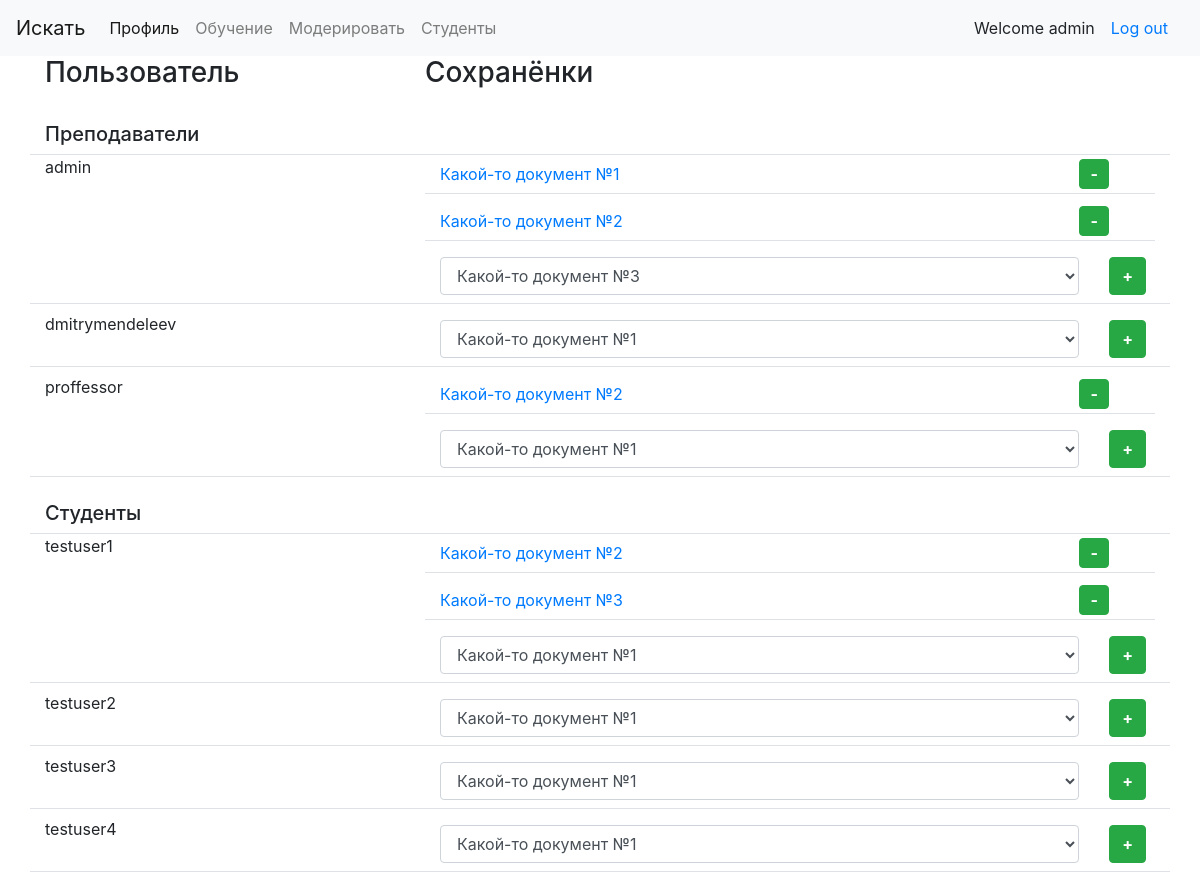
Screenshot of /moderate/ (signed in) with the database file from the repository.
### artman/models_anton.py (models this page shows, shortened)
class Document(models.Model):
    file = models.FileField(
        upload_to=upload_path,
        max_length=600
    )
    net_url = models.URLField(max_length=600)
    title = models.CharField(max_length=200)

### artman/models.py (models this page shows)
class BookShelf(models.Model):
    user = models.ForeignKey(
        settings.AUTH_USER_MODEL,
        on_delete=models.CASCADE
    )
    article = models.ForeignKey(
        Document,
        on_delete=models.CASCADE
    )
    taccess = models.DateTimeField(default=timezone.now)

### artman/views.py (the view, shortened to what this page needs)
# urls.py: path('moderate/', ModeratorView.as_view(), name='moderate_page'),
class ModeratorView(LoginRequiredMixin, UserPassesTestMixin, View):
    def test_func(self):
        return self.request.user.is_staff
    def get(self, request):
        UserModel = apps.get_model(settings.AUTH_USER_MODEL)
        if request.user.is_superuser:
            init_filter = UserModel.objects.all()
        else:
            students = StudentGroup.objects.filter(prof=request.user).select_related()
            studs = map(lambda x: x.stud.pk, students)
            init_filter = UserModel.objects.filter(pk__in=studs)
        return render(request, 'artman/moderation.html', {
            'moderated': get_prof_data(init_filter.filter(is_staff=True)),
            'moderated_stud': get_stud_data(init_filter.filter(is_staff=False)),
        })

### artman/models.py (called while the page is built)
def get_prof_data(user_set):
    for user in user_set.order_by('username'):
        docs = BookShelf.objects.filter(user=user).select_related()
        books_pk = map(lambda x: x.article.pk, docs)
        adocs = Document.objects.exclude(pk__in=list(books_pk))
        yield user, docs, adocs

def get_stud_data(user_set):
    for user in user_set.order_by('username'):
        docs = BookShelf.objects.filter(user=user).select_related()
        books_pk = map(lambda x: x.article.pk, docs)
        adocs = Document.objects.exclude(pk__in=list(books_pk))
        yield user, docs, adocs

### artman/templates/artman/moderation.html (shortened to what this page needs)
{% extends 'artman/index.html' %}
{% block content %}
<div class="container">
  <div class="row">
    <div class="col-md-4 col-lg-4"><h3>Пользователь</h3></div>
    <div class="col-md-8 col-lg-8"><h3>Сохранёнки</h3></div>
  </div>
  <div class="row border-bottom mt-4">
    <h5 class="col-12">Преподаватели</h5>
  </div>
  {% for u, docs, adocs in moderated %}
  <div class="row mb-2 border-bottom">
    <div class="col-md-4 col-lg-4">{{ u }}</div>
    <div class="col-md-8 col-lg-8">
      <div class="container">
        {% for d in docs %}
        {% include 'artman/document.html' with document=d.article user=d.user remove=True %}
        {% endfor %}
        {% if adocs %}
        <form class="row" action="." method="post">
          <div class="my-2 col-md-11 col-lg-11">
            <select class="form-control" name="article">
              {% for ad in adocs %}
              <option value="{{ ad.pk }}">{{ ad.title }}</option>
              {% endfor %}
            </select>
          </div>
          <div class="col-md-1 col-lg-1 m-auto">
            <button class="btn btn-success glyphicon glyphicon-plus" type="submit" name="button"/>
          </div>
        </form>
        {% endif %}
      </div>
    </div>
  </div>
  {% endfor %}
  <div class="row border-bottom mt-4">
    <h5 class="col-12">Студенты</h5>
  </div>
  {% for u, docs, adocs in moderated_stud %}
  <div class="row mb-2 border-bottom">
    <div class="col-md-4 col-lg-4">{{ u }}</div>
    <div class="col-md-8 col-lg-8">
      <div class="container">
        {% for d in docs %}
        {% include 'artman/document.html' with document=d.article user=d.user remove=True %}
        {% endfor %}
        {% if adocs %}
        <form class="row" action="." method="post">
          <div class="my-2 col-md-11 col-lg-11">
            <select class="form-control" name="article">
              {% for ad in adocs %}
              <option value="{{ ad.pk }}">{{ ad.title }}</option>
              {% endfor %}
            </select>
          </div>
          <div class="col-md-1 col-lg-1 m-auto">
            <button class="btn btn-success glyphicon glyphicon-plus" type="submit" name="button"/>
          </div>
        </form>
        {% endif %}
      </div>
    </div>
  </div>
  {% endfor %}
</div>
{% endblock %}

### artman/templates/artman/index.html (shortened to what this page needs)
<!DOCTYPE html>
<html>
  <head>
     <link href="http://netdna.bootstrapcdn.com/bootstrap/4.1.0/css/bootstrap.min.css" rel="stylesheet">
  </head>
  <body>
    <nav class="navbar navbar-expand-md navbar-expand-lg navbar-light bg-light">
      <a class="navbar-brand" href="#">Искать</a>
      <div class="collapse navbar-collapse" id="navbarSupportedContent">
        <ul class="navbar-nav mr-auto">
          <li class="nav-item active">
            <a class="nav-link" href="{% url 'homepage' %}">Профиль <span class="sr-only">(current)</span></a>
          </li>
          {% if request.user.is_authenticated %}
          <li class="nav-item">
            <a class="nav-link" href="{% url 'pupilrequest_page' %}">Обучение</a>
          </li>
          {% if request.user.is_staff %}
          <li class="nav-item">
            <a class="nav-link" href="{% url 'moderate_page' %}">Модерировать</a>
          </li>
          <li class="nav-item">
            <a class="nav-link" href="{% url 'studentsrequest_page' %}">Студенты</a>
          </li>
          {% else %}
            <li class="nav-item">
              <a class="nav-link" href="{% url 'promote_request' %}">Запрос на модерацию</a>
            </li>
          {% endif %}
          {% endif %}
        </ul>
        {% if request.user.is_authenticated %}
        <span>Welcome {{ request.user.username }}</span>
        <a class="nav-link" href="{% url 'logout' %}">Log out</a>
        {% else %}
        <a class="nav-link" href="{% url 'login' %}">Log In</a>
        {% endif %}
      </div>
    </nav>
    {% block content %}{% endblock %}
  </body>
</html>

### artman/templates/artman/document.html (shortened to what this page needs)
<div class="row mb-2 border-bottom">
    <div class="col-md-10 col-lg-10 my-auto">
      <a href="{{ document.file.url }}">{{ document.title }}</a>
    </div>
    <div class="col-md-2 col-lg-2">
      {% if remove %}
      <form class="form-inline w-100 my-1" action="." method="post">
        <button type="submit" class="btn btn-success glyphicon glyphicon-minus m-auto"></button>
      </form>
      {% endif %}
    </div>
</div>

### artman/templates/artman/index.html (style rules this page uses)
form > button[type="submit"].glyphicon { box-sizing: border-box; padding: 0px; width: 30px; height: 30px; }
.glyphicon-plus::before { content: "+"; font-weight: bold; }
.glyphicon-minus::before { content: "-"; font-weight: bold; }

### rows the page displays
Document: title "Какой-то документ №1"
Document: title "Какой-то документ №2"
Document: title "Какой-то документ №3"

### other values shown
{{ request.user.username }} "admin"
{{ u }} "admin"
{{ u }} "dmitrymendeleev"
{{ u }} "proffessor"
{{ u }} "testuser1"
{{ u }} "testuser2"
{{ u }} "testuser3"
{{ u }} "testuser4"
form field article "Какой-то документ №3"
form field article "Какой-то документ №1"
